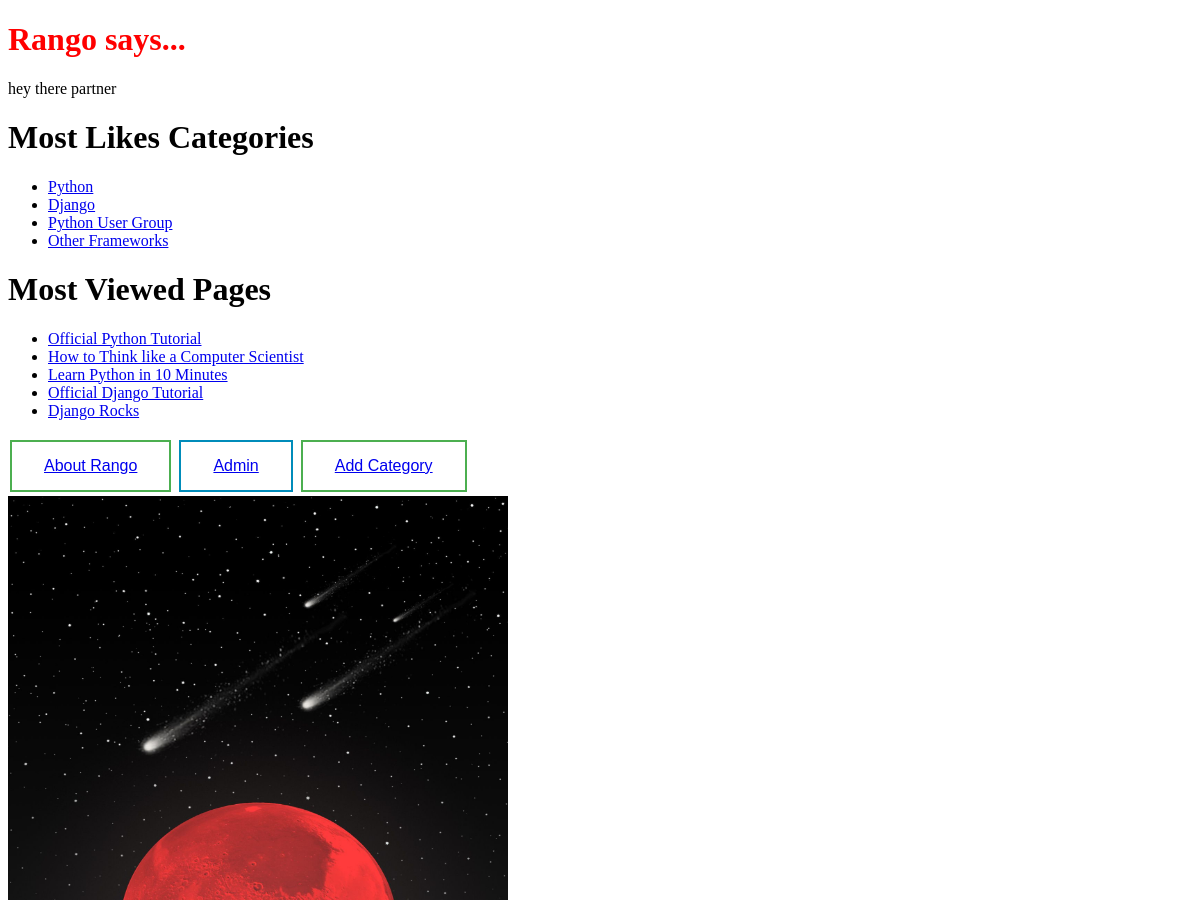
The app's page / (upper part), older data.
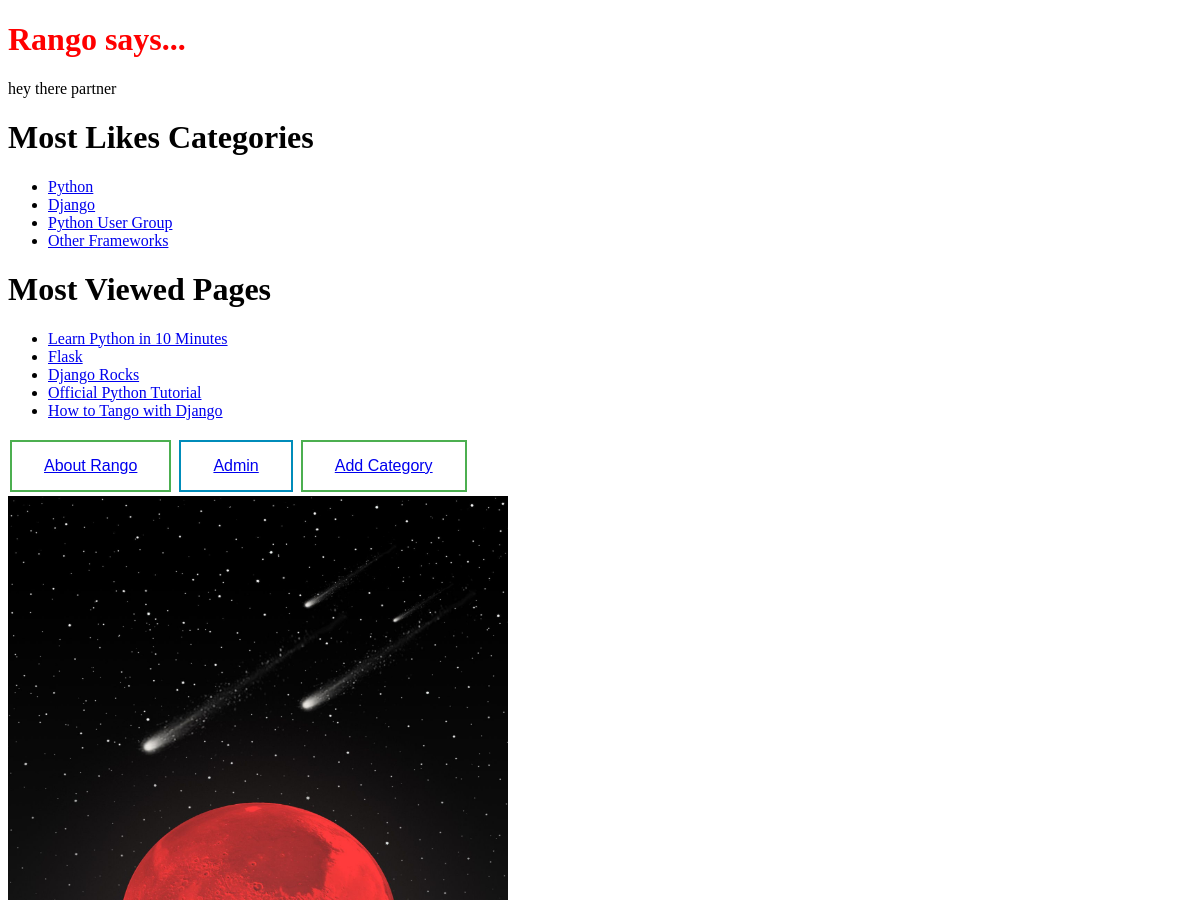
The same page, newer data.
### rango/models.py (models this page shows, shortened)
class Category(models.Model):
    name = models.CharField(max_length=128, unique=True)
    views = models.IntegerField(default=0)
    likes = models.IntegerField(default=0)
    slug = models.SlugField(unique=True)
    class Meta:
        verbose_name_plural = 'Categories'

class Page(models.Model):
    category = models.ForeignKey(Category, on_delete=models.CASCADE,)
    title = models.CharField(max_length=128, unique=True)
    url =models.URLField()
    views=models.IntegerField(default=0)
    class Meta:
        verbose_name_plural = 'Pages'

### rango/views.py (the view)
# urls.py: path('', views.index, name='index'),
def index(request):
    category_list= Category.objects.order_by("-likes")[:5]
    pages_list = Page.objects.order_by("-views")[:5]
    form = PageForm()
    context_dict= {'categories': category_list, 'pages':pages_list, 'form':form}
    return render(request, 'rango/index.html', context=context_dict)

### templates/rango/index.html (shortened to what this page needs)
<!DOCTYPE html>
{% load static %}
<html>
    <head>
        <link rel="stylesheet" href='{%static "css/stylesheet.css" %}'>
    </head>
    <body>
        <h1 style=color:red;>Rango says...</h1>
        <div>
            hey there partner<br>
        </div>
            <div>
                <h1>Most Likes Categories</h1>
                {% if categories %}
                <ul>
                    {% for category in categories %}
                        <li>
                            <a href="/rango/category/{{category.slug}}">{{ category.name }}</a>
                        </li>
                    {% endfor %}
                </ul>
                {% else %}
                    <strong>There are no categories present.</strong>
                {% endif %}
            </div>
            <div>
                <h1>Most Viewed Pages</h1>
                {% if pages%}
                <ul>
                    {% for page in pages %}
                        <li><a href="{{page.url}}">{{page.title}}</a></li>
                    {% endfor %}
                </ul>
                {% else %}
                    <strong>No pages currently in category.</strong>
                {% endif %}
            </div>
        <div>
            <button class="button button1"><a href="rango/about/">About Rango</a></button>
            <button class="button button2"><a href="/admin/">Admin</a></button>
            <button class="button button1"><a href="/rango/addcat/">Add Category</a></button><br>
            <img src='{%static "images/image.jpg" %}' alt="image" width="500" height="800">
        </div>
    </body>
</html>

Row changes from the older to the newer data that the page shows:
no longer on this page (row edited): Page: title "How to Think like a Computer Scientist"
no longer on this page (row edited): Page: title "Official Django Tutorial"
now on this page (row edited): Page: title "Flask"
changed Page "Official Python Tutorial": moves down the list
now on this page (row edited): Page: title "How to Tango with Django"
